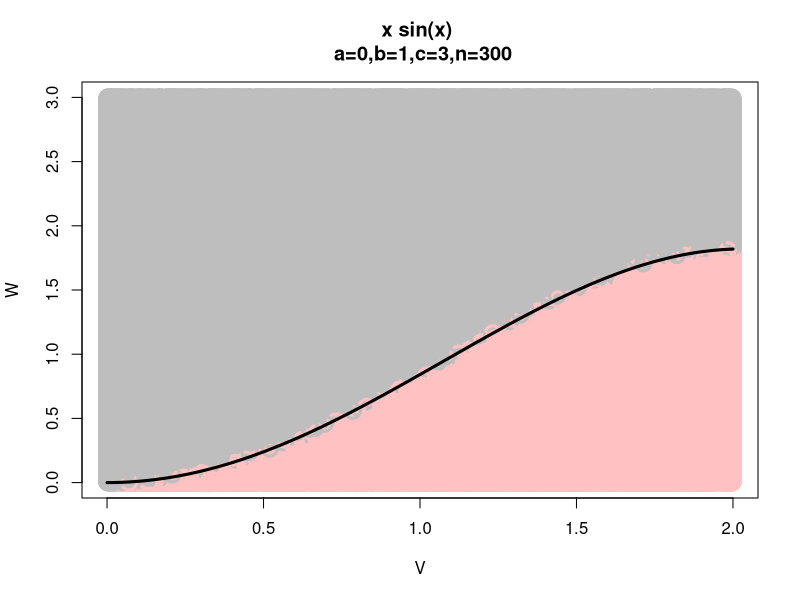
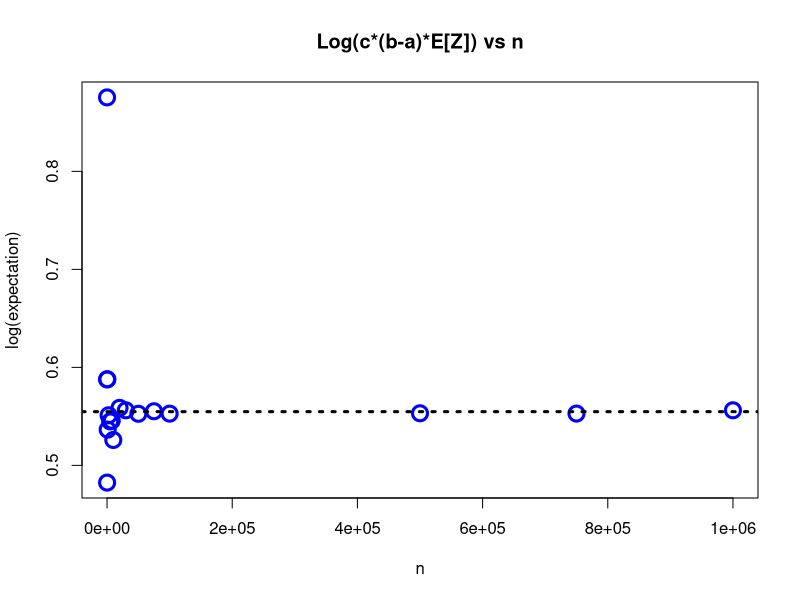
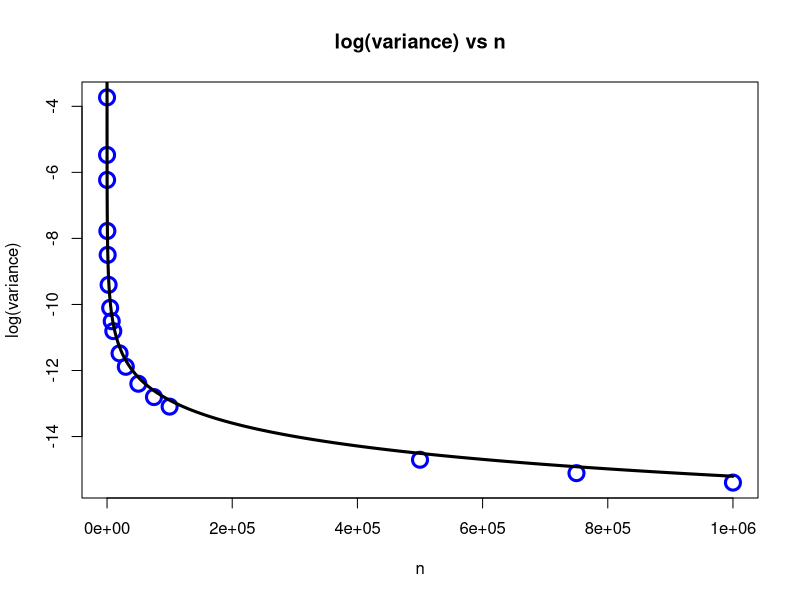

These figures' R source, in order:
#==============================================================================
# R Code for Final Project for 6005
# Author: Matthew Demas
# Description:
#   Given the desired lower (a) and upper (b) limits of a function (defined in
#   f(x)) as well as the max(f(x)) between a and b, the program will determine
#   the expected value of X who has the PDF f(x) within the defined interval
#==============================================================================

# Define the limits
a = 0
b = 2
c = 3

# Define the integrand of the expectation
# The function whose expectation will be defined is sin(x) in this case
#  with x*sin(x) being the integrand of the expectation
f <- function(x) {x*sin(x)}

# This is a function which generates the set of Y_i's based upon the defined
#   a, b, c rectangle and the number of iterations
GenY <- function(n,a,b,c) {
  # Generate the V_i's and W_i's
  V = runif(i,a,b)
  W = runif(i,0,c)
  
  # Put them together and set the value of Y_i and set the color used if 
  #   you'd like to plot (V_i, W_i) along with xf(x)
  Y.fn = data.frame(V=V, W=W)
  Y.fn$Yi <- 1*(Y.fn$W <= f(Y.fn$V))
  Y.fn$Yi_fac <- Y.fn$Yi
  Y.fn$Yi_fac[which(Y.fn$Yi_fac == 1)] <- 'rosybrown1'
  Y.fn$Yi_fac[which(Y.fn$Yi_fac == 0)] <- 'gray'

  return(Y.fn)
}
  
# the actual value of the function
actual = integrate(f, lower = a, upper = b)

# The upper bound of the variance of the simulated random variable Z
varlim <- function(n) {1/(4*n)}

# Initialize some vectors
expectation <- c()
variance <- c()

# I set my code to run for n iterations, where n is given in nrun
nrun = c(10,50,100,500,1000,2500,5000,7500,10000,20000,30000,50000,75000,100000,
         500000,750000,1000000)

for (i in nrun) {
  # Compute the set of Y_i's
  Y <- GenY(i,a,b,c)
  
  # compute E[Z] (i.e. the probability that Y_i = 1, which I call P here)
  P <- sum(Y$Yi)/length(Y$Yi)

  # compute the estimated expectation of X (i.e. E[X]) based on 
  #  E[X] = c*(b-a)*E[Z]
  expectation[i] <- P*c*(b-a)
  
  # compute the variance of Z (i.e. var(Z)) based on the equation for the 
  #   variance of a binomial distribution
  variance[i] <- P*(1-P)/length(Y$Yi)
}

# To generate the plot with the function and the points where Y_i = 1 vs
#   Y_i = 0
Y <- GenY(300,a,b,c)
x <- seq(a,b,0.01)
plot(Y$W ~ Y$V, col=Y$Yi_fac, xlim=c(a,b), ylim=c(0,c), xlab='V', ylab='W',
     main='x sin(x) \n a=0,b=1,c=3,n=300', cex=2,lwd=3 )
lines(x,f(x), lwd=3)

# To generate the Expectation versus n plot
n <- seq(0,max(nrun))
plot(log(expectation), col='blue', xlab="n", ylab="log(expectation)",
     main = "Log(c*(b-a)*E[Z]) vs n", cex=2,lwd=3 )
abline(log(actual$value),0, lty=3, lwd=3)

# To generate the variance versus n plot
plot(log(variance), col ='blue', xlab='n', ylab='log(variance)',
     main="log(variance) vs n", cex=2,lwd=3 )
lines(n,log(varlim(n)), lwd=3)
abline(0, 0, lty=3, lwd=3)
